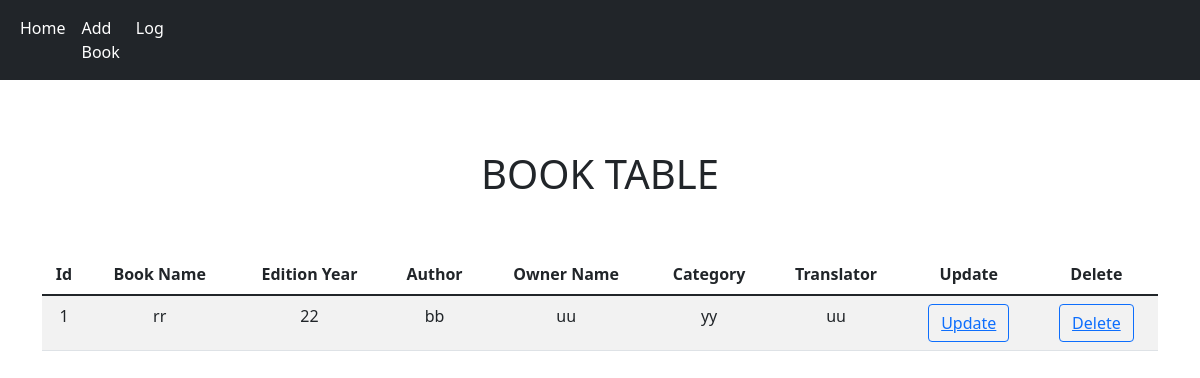
/books, run on the app's committed database.
### tables.py (models this page shows, shortened)
class LibraryTable(db.Model):
    __tablename__= "libraryTable"
    book_id      = db.Column(db.Integer, primary_key = True)
    book_name    = db.Column(db.String)
    edition_year = db.Column(db.String)
    author       = db.Column(db.String)
    owner_name   = db.Column(db.String)
    category     = db.Column(db.String)
    translator   = db.Column(db.String)
    date_time    = db.Column(db.String)
    log          = db.relationship('LoginfoTable', backref='library', lazy=True)

### app.py (the view)
@app.route("/books", methods=["GET","POST"])
def listofBooks():
    books = db.session.query(LibraryTable).all()
    return render_template("books.html", books=books)

### templates/books.html (shortened to what this page needs)
<!DOCTYPE html>
<html lang="en">
<head>
    <link href="https://cdn.jsdelivr.net/npm/bootstrap@5.1.1/dist/css/bootstrap.min.css" rel="stylesheet">
    <nav class="navbar fixed-top navbar-expand-lg navbar-dark bg-dark" >
      <div class="collapse navbar-collapse" id="navbarNav">
        <ul class="navbar-nav">
      <div class="container-fluid">
        <div class="collapse navbar-collapse" id="navbarNav">
          <ul class="navbar-nav">
            <li class="nav-item">
              <a class="nav-link active" aria-current="page" href="books">Home</a>
            </li>
            <li class="nav-item">
              <a class="nav-link active" aria-current="page" href="addBook">Add Book</a>
            </li>
            <li class="nav-item">
              <a class="nav-link active"aria-current="page" href="log">Log</a>
            </li>
          </ul>
        </div>
      </div>
    </nav>
</head>
<h1>BOOK TABLE</h1>
<br/><br/>
<body style="margin-Top:150px;" class="container" >
    <table class="table table-striped table-hover">
        <thead>
          <tr>
            <th>Id</th>
            <th>Book Name</th>
            <th>Edition Year</th>
            <th>Author</th>
            <th>Owner Name</th>
            <th>Category</th>
            <th>Translator</th>
            <th>Update</th>
            <th>Delete</th>
        </thead>
        <tbody>
          {% for book in books %}
          <tr>
            <td>{{ book.book_id }}</td>
            <td>{{ book.book_name }}</td>
            <td>{{ book.edition_year }}</td>
            <td>{{ book.author }}</td>
            <td>{{ book.owner_name }}</td>
            <td>{{ book.category }}</td>
            <td>{{ book.translator }}</td>
            <td><button class="btn btn-outline-primary"><a href="updatebook/{{book.book_id}}">Update</a></button></td>
            <td><button class="btn btn-outline-primary"><a href="books/{{ book.book_id }}">Delete</a></button></td>
          </tr>
          {% endfor %}
        </tbody>
      </table>
</body>
</html>

### templates/books.html (style rules this page uses)
td,th,h1 { text-align:center; }

### data on the page
LibraryTable: book_id "1", book_name "rr", edition_year "22", author "bb", owner_name "uu", category "yy", translator "uu"
